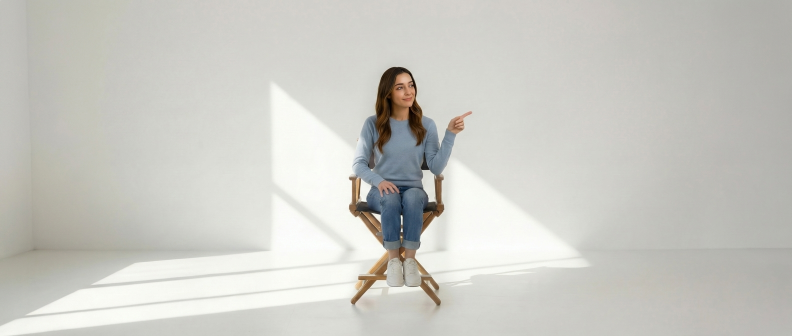
#> input picture _archive/test-files-20251206/kelly-pointing-right.jpeg, 1584 x 672 px (shown at 1/2 size)
$ python generate_app_store_icons.py --src ../../_archive/test-files-20251206/kelly-pointing-right.jpeg --out out
#> lines starting #> are read from the running program, lines starting #| are printed output that depends on the picture
"""
Generate iOS/Android icon PNGs from a single square source image.

Usage (PowerShell):
  python scripts/mobile/generate_app_store_icons.py --src public/images/brand/kelly-logo-square.png --out public/icons

Notes:
- Apple App Store icon must be 1024x1024 PNG with no alpha. We flatten alpha onto a solid background.
- This script is intentionally dependency-light (Pillow only).
"""

from __future__ import annotations

import argparse
import os
from dataclasses import dataclass
from typing import Iterable

from PIL import Image


@dataclass(frozen=True)
class IconSpec:
    rel_path: str
    size: int


IOS_ICONS: list[IconSpec] = [
    IconSpec("ios/Icon-App-20x20@1x.png", 20),
    IconSpec("ios/Icon-App-20x20@2x.png", 40),
    IconSpec("ios/Icon-App-20x20@3x.png", 60),
    IconSpec("ios/Icon-App-29x29@1x.png", 29),
    IconSpec("ios/Icon-App-29x29@2x.png", 58),
    IconSpec("ios/Icon-App-29x29@3x.png", 87),
    IconSpec("ios/Icon-App-40x40@1x.png", 40),
    IconSpec("ios/Icon-App-40x40@2x.png", 80),
    IconSpec("ios/Icon-App-40x40@3x.png", 120),
    IconSpec("ios/Icon-App-60x60@2x.png", 120),
    IconSpec("ios/Icon-App-60x60@3x.png", 180),
    IconSpec("ios/Icon-App-76x76@1x.png", 76),
    IconSpec("ios/Icon-App-76x76@2x.png", 152),
    IconSpec("ios/Icon-App-83.5x83.5@2x.png", 167),
    IconSpec("ios/Icon-App-1024x1024@1x.png", 1024),
]

ANDROID_ICONS: list[IconSpec] = [
    # Play Store listing icon is 512x512. PWA icons are also 192/512.
    IconSpec("android/icon-192.png", 192),
    IconSpec("android/icon-512.png", 512),
    IconSpec("android/play-store-icon-512.png", 512),
]


def _parse_hex_color(hex_str: str) -> tuple[int, int, int]:
#> in main, im is the input picture: PIL image 1584x672 RGB; mean R, G, B 202, 201.6, 195.7
    s = hex_str.strip().lstrip("#")
    if len(s) != 6:
        raise ValueError("Expected #RRGGBB")
    return (int(s[0:2], 16), int(s[2:4], 16), int(s[4:6], 16))


def _ensure_dir(path: str) -> None:
    os.makedirs(path, exist_ok=True)


def _flatten_alpha(im: Image.Image, bg_rgb: tuple[int, int, int]) -> Image.Image:
    if im.mode in ("RGBA", "LA") or (im.mode == "P" and "transparency" in im.info):
        base = Image.new("RGB", im.size, bg_rgb)
        base.paste(im.convert("RGBA"), mask=im.convert("RGBA").split()[-1])
        return base
    return im.convert("RGB")


def _center_crop_square(im: Image.Image) -> Image.Image:
    w, h = im.size
#> w = 1584; h = 672
    if w == h:
        return im
    side = min(w, h)
#> side = 672
    left = (w - side) // 2
#> left = 456
    top = (h - side) // 2
#> top = 0
    return im.crop((left, top, left + side, top + side))
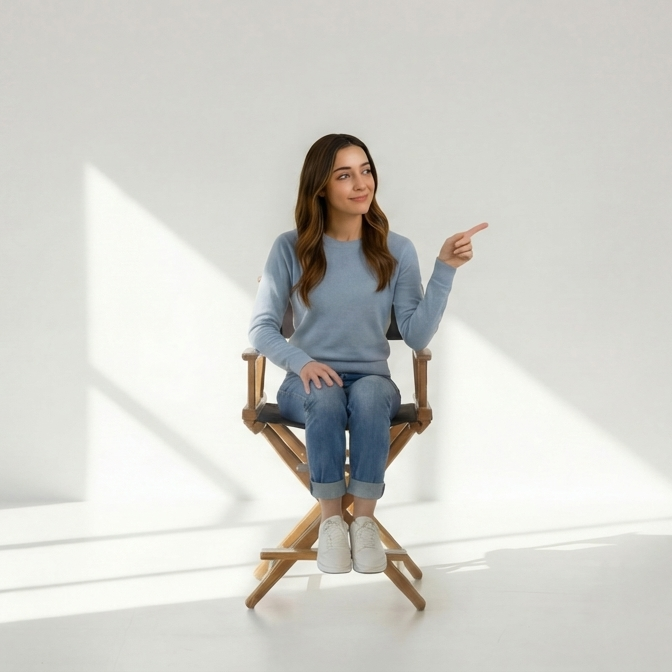
#> returned value: PIL image 672x672 RGB; mean R, G, B 208.6, 208.4, 203


def _write_icons(im_rgb_square: Image.Image, out_dir: str, specs: Iterable[IconSpec]) -> None:
#> called with out_dir = 'out'
    for spec in specs:
        out_path = os.path.join(out_dir, spec.rel_path)
        _ensure_dir(os.path.dirname(out_path))
        resized = im_rgb_square.resize((spec.size, spec.size), resample=Image.LANCZOS)
        resized.save(out_path, format="PNG", optimize=True)
#> this loop made 15 passes
#> pass 1, in _write_icons, `resized = im_rgb_square.resize((spec.size, spec.size), resample=Image...`:
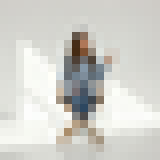
#> resized: PIL image 20x20 RGB (shown 8 times larger); mean R, G, B 208.6, 208.4, 203
#> pass 2, in _write_icons, `resized = im_rgb_square.resize((spec.size, spec.size), resample=Image...`:
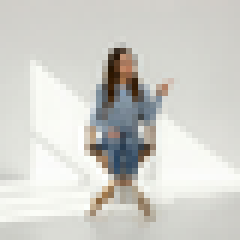
#> resized: PIL image 40x40 RGB (shown 6 times larger); mean R, G, B 208.7, 208.4, 203
#> pass 3, in _write_icons, `resized = im_rgb_square.resize((spec.size, spec.size), resample=Image...`:
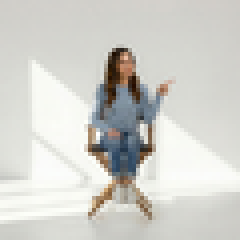
#> resized: PIL image 60x60 RGB (shown 4 times larger); mean R, G, B 208.7, 208.4, 203


def main() -> int:
    parser = argparse.ArgumentParser()
    parser.add_argument("--src", required=True, help="Path to square(ish) source PNG")
    parser.add_argument("--out", required=True, help="Output directory (e.g., public/icons)")
    parser.add_argument(
        "--bg",
        default="#0f0f1a",
        help="Background color used to flatten alpha (default: #0f0f1a)",
    )
    args = parser.parse_args()

    bg_rgb = _parse_hex_color(args.bg)

    src = args.src
    out_dir = args.out

    im = Image.open(src)
    im = _center_crop_square(im)
    im_rgb = _flatten_alpha(im, bg_rgb)

    _write_icons(im_rgb, out_dir, IOS_ICONS)
    _write_icons(im_rgb, out_dir, ANDROID_ICONS)

    # Convenience copies for the PWA manifest + iOS touch icon used by the web app
    _ensure_dir(out_dir)
    im_rgb.resize((192, 192), resample=Image.LANCZOS).save(os.path.join(out_dir, "icon-192.png"), format="PNG", optimize=True)
    im_rgb.resize((512, 512), resample=Image.LANCZOS).save(os.path.join(out_dir, "icon-512.png"), format="PNG", optimize=True)
    im_rgb.resize((180, 180), resample=Image.LANCZOS).save(os.path.join(out_dir, "apple-touch-icon.png"), format="PNG", optimize=True)
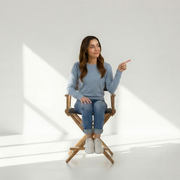
#> saved as apple-touch-icon.png: PIL image 180x180 RGB; mean R, G, B 208.6, 208.4, 203

    print(f"Wrote iOS icons: {os.path.join(out_dir, 'ios')}")
#| Wrote iOS icons: out/ios
    print(f"Wrote Android icons: {os.path.join(out_dir, 'android')}")
#| Wrote Android icons: out/android
    return 0


if __name__ == "__main__":
    raise SystemExit(main())
#> (the program exits here)
